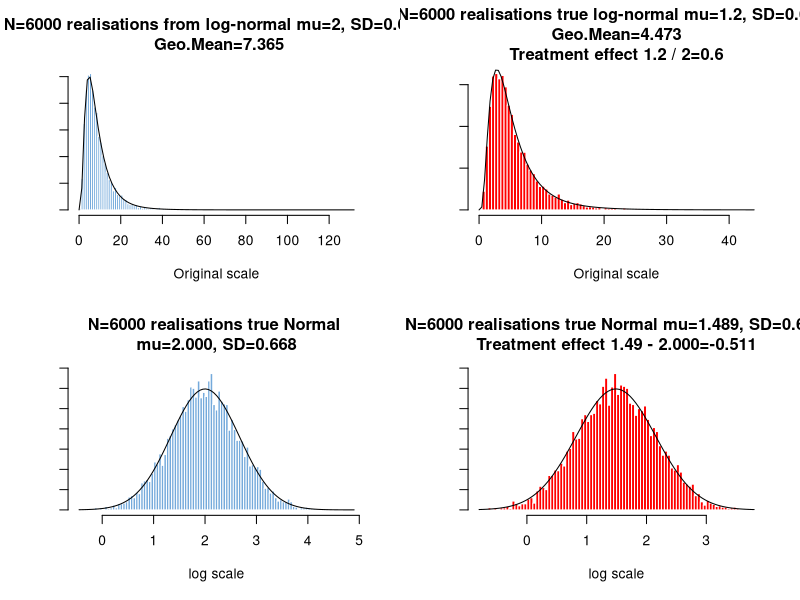
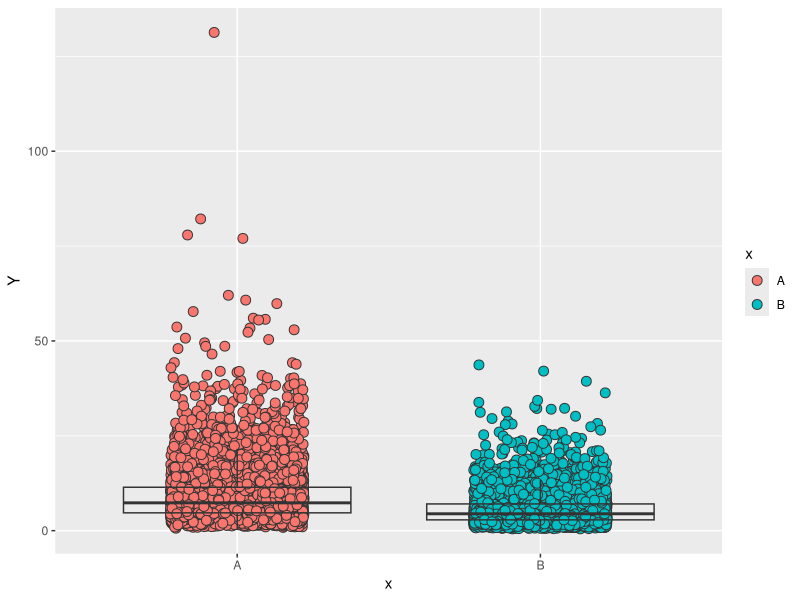
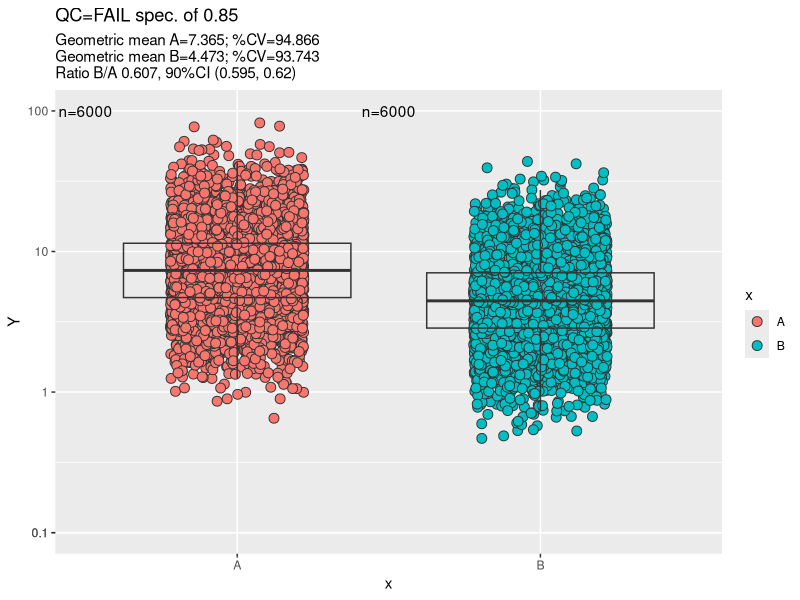

Source code (R) for these figures, in order:


rm(list=ls())

# updating the plot in my app
 
p3 <- function(x) {formatC(x, format="f", digits=3)}
p4 <- function(x) {formatC(x, format="f", digits=4)}
p2 <- function(x) {formatC(x, format="f", digits=2)}
p1 <- function(x) {print(formatC(x, format="f", digits=1),quote=FALSE)}
p1 <- function(x) {formatC(x, format="f", digits=1)}
p0 <- function(x) {formatC(x, format="f", digits=0)}

#~~~~~~~~~~~~~~~~~~~~~~~~~~~~~~~~~~~~~~~~~~~~~~~~~~~~~~~~~~~~~~~~~~~~~~~~~~~~~~~~~~~~~

# try these functions https://github.com/davidski/collector/blob/main/R/fit_distributions.R

#' Given a set of parameters describing a lognormal distribution, return
#'   the parameters of the underlying normal distribution.

lognormal_to_normal <- function(meanlog, sdlog) {
  norm_mean <- exp(meanlog + sdlog^2 / 2)
  norm_sd <- sqrt( (exp(sdlog^2) - 1) * exp(2*meanlog + sdlog^2))
  list(mean = norm_mean, sd = norm_sd)
}

#' Given parameters that describe a normal distribution, convert them back
#'   to parameters for a lognormal distribution.

#' normal_to_lognormal(normmean = 20, normsd = 3)
normal_to_lognormal <- function(normmean, normsd) {
  phi <- sqrt(normsd ^ 2 + normmean ^ 2)
  lognorm_meanlog <- log(normmean ^ 2 / phi)
  lognorm_sdlog <- sqrt(log(phi ^ 2 / normmean ^ 2))
  list(meanlog = lognorm_meanlog, sdlog = lognorm_sdlog)
}

#~~~~~~~~~~~~~~~~~~~~~~~~~~~~~~~~~~~~~~~~~~~~~~~~~~~~~~~~~~~~~~~~~~~~~~~~~~~~~~~~~~~~~
mux <- 2   #  mean 
a   <- 1.5 #  standard 
 
zx  <- 0.6     # delta: hypothesised log-normal proportional change, this will be logged",
N   <- 6000    # Patients in one arm

 
#~~~~~~~~~~~~~~~~~~~~~~~~~~~~~~~~~~~~~~~~~~~~~~~~~~~~~~~~~~~~~~~~~~~~~~~~~~~~~~~~~~~~~
#  logN.2.Norm  

v <- a^2
m <- mux

phi   = sqrt(v + m^2);
mu    = log(m^2/phi)           # mean of log(Y)     
sigma = sqrt(log(phi^2/m^2))   # std dev of log(Y)  

mu;sigma

# this duplicates my code, im inpuuting lognormal 
normal_to_lognormal(normmean = mux, normsd = a)



#~~~~~~~~~~~~~~~~~~~~~~~~~~~~~~~~~~~~~~~~~~~~~~~~~~~~~~~~~~~~~~~~~~~~~~~~~~~~~~~~~~~~~
# use Normal mean and sd to get back the lognormal mean and lognormal SD!
# Norm.2.logN 

v <- sigma^2
mu <- mux

logN.mu <- exp(mu+0.5* v)
logN.SD <- logN.mu*sqrt(exp(v)-1)

logN.mu;logN.SD

# this duplicates my code
lognormal_to_normal(meanlog=mu, sdlog=sigma)

###~~~~~~~~~~~~~~~~~~~~~~~~~~~~~~~~~~~~~~~~~~~~~~~~~~~~~~~~~~~~~~~~~~~~~~~~~~~~~~~~


v <- logN.SD^2
m <- logN.mu

phi   = sqrt(v + m^2);
mu    = log(m^2/phi)           # mean of log(Y)     
sigma = sqrt(log(phi^2/m^2))   # std dev of log(Y)  

mu;sigma






#~~~~~~~~~~~~~~~~~~~~~~~~~~~~~~~~~~~~~~~~~~~~~~~~~~~~~~~~~~~~~~~~~~~~~~~~~~~~~~~~~~~~~
# generate data

sd    <- sigma
mu    <- mu
delta <- log(zx)

A <- lapply(1:N, function(i) rlnorm(1, meanlog=mu,       sdlog=sd))
B <- lapply(1:N, function(i) rlnorm(1, meanlog=mu+delta, sdlog=sd))

A <- unlist(A)
B <- unlist(B)

A.GM <- exp(mean(log(A)))
B.GM <- exp(mean(log(B)))

#~~~~~~~~~~~~~~~~~~~~~~~~~~~~~~~~~~~~~~~~~~~~~~~~~~~~~~~~~~~~~~~~~~~~~~~~~~~~~~~~~~~~~

par(mfrow=c(2,2))

x<-seq(-8+mu,+8+mu,by=0.02)

br <- ifelse(N<100, N, 100) # breaks in histogram

#~~~~~~~~~~~~~~~~~~~
MASS::truehist(A, 
              yaxt='n' ,
              nbins=br,  axes=FALSE,
               main=paste0("N=",N," realisations from log-normal mu=",mux,", SD=",p3(sigma),
                           ",\n Geo.Mean=",p3(A.GM)), col = "#75AADB", 
              border = "white", xlab="Original scale")

curve(dlnorm(x, meanlog = mu, sdlog =sigma, log = FALSE), add=TRUE)
Axis(side=1, labels=TRUE)
Axis(side=2, labels=FALSE)

#~~~~~~~~~~~~~~~~~~~~~~~~~~~~~~~~~~~~~~~~~~~~~~~~~~~~~~~~~~~~~~~~~~~~~~~~~~~~~~~~~~~~~
MASS::truehist(B, 
                yaxt='n' ,
                nbins=br,  axes=FALSE,
               main=paste0("N=",N," realisations true log-normal mu=",mux*zx,", SD=", p3(sigma),
                           ", \nGeo.Mean=",p3(B.GM) ,"\nTreatment effect ",mux*zx," / ",mux,"=",zx), 
               col = "red", border = "white", xlab="Original scale")
 
curve(dlnorm(x, meanlog = mu+delta, sdlog =sigma, log = FALSE), add=TRUE)
 Axis(side=1, labels=TRUE)
Axis(side=2, labels=FALSE)

#~~~~~~~~~~~~~~~~~~~~~~~~~~~~~~~~~~~~~~~~~~~~~~~~~~~~~~~~~~~~~~~~~~~~~~~~~~~~~~~~~~~~~
MASS::truehist(log(A), yaxt='n' , nbins=br,  axes=FALSE,
               main=paste0("N=",N," realisations true Normal \nmu=",p3(mu),", SD=",
                           p3(sd),""), col = "#75AADB", border = "white",  xlab="log scale")
curve(dnorm(x,mu,sd), add=TRUE)
Axis(side=1, labels=TRUE)
Axis(side=2, labels=FALSE)

#~~~~~~~~~~~~~~~~~~~~~~~~~~~~~~~~~~~~~~~~~~~~~~~~~~~~~~~~~~~~~~~~~~~~~~~~~~~~~~~~~~~~~
MASS::truehist(log(B), yaxt='n' , nbins=br, axes=FALSE, 
               main=paste0("N=",N," realisations true Normal mu=",p3(mu+delta),
                           ", SD=",p3(sd)," \nTreatment effect ", p2(mu+delta)," - ",p3(mu),"=",
                           p3(log(zx))), col = "red", border = "white", xlab="log scale" )
curve(dnorm(x,mu+delta,sd), add=TRUE)
Axis(side=1, labels=TRUE)
Axis(side=2, labels=FALSE)

par(mfrow=c(1,1))

#~~~~~~~~~~~~~~~~~~~~~~~~~~~~~~~~~~~~~~~~~~~~~~~~~~~~~~~~~~~~~~~~~~~~~~~~~~~~~~~~~~~~~
# boxplots

conf    <- 0.9
qclevel <- 0.85

d <- data.frame(x =c(rep( "A" , N), rep( "B" , N)), 
                y=c(A,B))

res <- t.test(log(d$y)~d$x, var.equal = TRUE, conf.level=conf) # t test

ci <- exp(-res$conf.int)
hi <- round(ci[1],3)
lo <- round(ci[2],3)

qc <- ifelse(((qclevel<=lo) && (hi<=1/qclevel)), paste0("PASS spec. of ", qclevel), paste0("FAIL spec. of ", qclevel))
GmeanR <- round(exp(res$estimate[1]),3) # geometric means
GmeanT <- round(exp(res$estimate[2]),3) # geometric means

# %CV get the sd of the logged data and exponenitate
cv1 <-exp(tapply(log(d$y), d$x, sd))
GmeanRcv <-  round((((cv1[1])-1)*100),3)
GmeanTcv <-  round((((cv1[2])-1)*100),3)

ratio. <- exp( (res$estimate)[2] - (res$estimate)[1])
ratio. <- round(ratio.,3)
require(ggplot2)
 

# run a ggplot only for the purposes of get the ticks for the y axes
d$Y <-  (d$y)  # choose response

gx <- ggplot(d, aes(x=x, y=Y)) +
  geom_point(aes(fill=x), size=3, shape=21, colour="grey20",
             position =position_jitter(width=.22, height=0))+
  geom_boxplot(outlier.colour=NA, fill=NA,colour="grey20") 
  
  
print(gx)

#~~~~~~~~~~~~~~~~~~~~~~~~~~~~~~~~~~~~~~~~~~~~~~~~~~~~~~~~~~~~~~~~~~~~~~~~~~~~~~~~~~~~~
##### log the response and use exponentiated ticks
#~~~~~~~~~~~~~~~~~~~~~~~~~~~~~~~~~~~~~~~~~~~~~~~~~~~~~~~~~~~~~~~~~~~~~~~~~~~~~~~~~~~~~
   # now use the tick info on ggplot of log response
   d$Y <-  log(d$y)  # choose response
   
   #~~~~~~~~~~~~~~~~~~~~~~~~~~~~~~~~~~~~~~~~
   # try and control the y axis
   if(min(exp(d$Y) ) < 0.01) {
   ticks= log(c(0.001, 0.01, .1 ,1, 10, 100))
   } else {
   ticks= log(c(0.01, .1 ,1, 10, 100))
   }
   
   if( min(exp(d$Y)) > 0.1) {
     ticks= log(c(0.1, .1 ,1, 10, 100))
   } else {
     ticks= log(c(0.01, .1 ,1, 10, 100))
   }
   #~~~~~~~~~~~~~~~~~~~~~~~~~~~~~~~~~~~~~~~~~
   
   labs <- exp(ticks)  # exponentiate the labels
   
   g1 <- ggplot(d, aes(x=x, y=Y)) +
     geom_point(aes(fill=x), size=3, shape=21, colour="grey20",
                position =position_jitter(width=.22, height=0))+
     geom_boxplot(outlier.colour=NA, fill=NA,colour="grey20") +
      
    scale_y_continuous(
      
     limits=c(   ticks[1],  ticks[length(ticks)]  ), 
        breaks= ticks,    # this is where the values go
        labels= labs) +   # these are labels
     
     labs(title=paste0("QC=", qc)) +
     labs(subtitle = 
            paste0("Geometric mean A=" ,GmeanR,"; %CV=",GmeanRcv,
                   "\nGeometric mean B=" ,GmeanT,"; %CV=",GmeanTcv,
                   "\nRatio B/A " ,ratio.,", ",conf*100,"%CI (",lo,", ",hi,")")) +
     
     annotate("text", x=0.5, y=max(ticks), label=paste0("n=", table(d$x)[1][[1]])) +
     annotate("text", x=1.5, y=max(ticks), label=paste0("n=", table(d$x)[2][[1]]))          
   
   print(g1)
   
   #~~~~~~~~~~~~~~~~~~~~~~~~~~~~~~~~~~~~~~~~~~~~~~~~~~~~~~~~~~~~~~~~~~~~~~~~~~~~~~~
   







